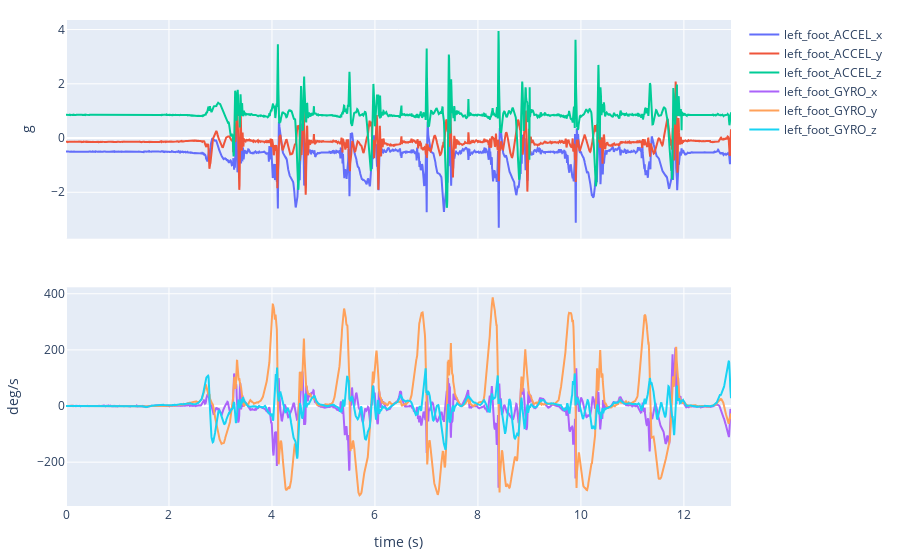

The notebook cell saved with this chart:
### Markdown cell above
Now, to get a first impression of what the data looks like, we will plot the acceleration and angular velocity data over time.
- Plot the acceleration data in the three axes (x, y, z) in a single plot.
- Plot the angular velocity data in the three axes (x, y, z) in a single plot.

### Code cell
fig = make_subplots(rows=2, cols=1, shared_xaxes=True, shared_yaxes=True, vertical_spacing=0.1, horizontal_spacing=0.01)
for col_idx, tracked_point in enumerate(tracked_points):
    for row_idx, channel_type in enumerate(["ACCEL", "GYRO"]):
        for _, axis in enumerate(["x", "y", "z"]):
            fig.add_trace(
                go.Scatter(
                    x=np.arange(len(recording.data[track_sys])) / sampling_freq_Hz,
                    y=recording.data[track_sys][f"{tracked_point}_{channel_type}_{axis}"],
                    mode="lines",
                    name=f"{tracked_point}_{channel_type}_{axis}",
                ),
                row=row_idx + 1,
                col=col_idx + 1,
            )
        fig.update_yaxes(title_text=f"{mapping_units[channel_type]}", row=row_idx + 1, col=1)
fig.update_xaxes(title_text="time (s)", row=2, col=1)
fig.update_xaxes(title_text="time (s)", row=2, col=2)
fig.update_layout(margin=dict(l=30, r=30, t=20, b=20))
fig

### Figure 1 — Plotly figure (JSON) as saved in the notebook; plotly's stock layout.template omitted (floating-point values rounded to 4 significant figures; data arrays with more than 128 entries replaced by an {"elided": "..."} marker saying what was removed)
{"data": [{"mode": "lines", "name": "left_foot_ACCEL_x", "type": "scatter", "x": {"elided": "2584 float values"}, "xaxis": "x", "y": {"elided": "2584 float values"}, "yaxis": "y"}, {"mode": "lines", "name": "left_foot_ACCEL_y", "type": "scatter", "x": {"elided": "2584 float values"}, "xaxis": "x", "y": {"elided": "2584 float values"}, "yaxis": "y"}, {"mode": "lines", "name": "left_foot_ACCEL_z", "type": "scatter", "x": {"elided": "2584 float values"}, "xaxis": "x", "y": {"elided": "2584 float values"}, "yaxis": "y"}, {"mode": "lines", "name": "left_foot_GYRO_x", "type": "scatter", "x": {"elided": "2584 float values"}, "xaxis": "x2", "y": {"elided": "2584 float values"}, "yaxis": "y2"}, {"mode": "lines", "name": "left_foot_GYRO_y", "type": "scatter", "x": {"elided": "2584 float values"}, "xaxis": "x2", "y": {"elided": "2584 float values"}, "yaxis": "y2"}, {"mode": "lines", "name": "left_foot_GYRO_z", "type": "scatter", "x": {"elided": "2584 float values"}, "xaxis": "x2", "y": {"elided": "2584 float values"}, "yaxis": "y2"}], "layout": {"margin": {"b": 20, "l": 30, "r": 30, "t": 20}, "xaxis": {"anchor": "y", "domain": [0, 1], "matches": "x2", "showticklabels": false}, "xaxis2": {"anchor": "y2", "domain": [0, 1], "title": {"text": "time (s)"}}, "yaxis": {"anchor": "x", "domain": [0.55, 1], "title": {"text": "g"}}, "yaxis2": {"anchor": "x2", "domain": [0, 0.45], "title": {"text": "deg/s"}}}}
